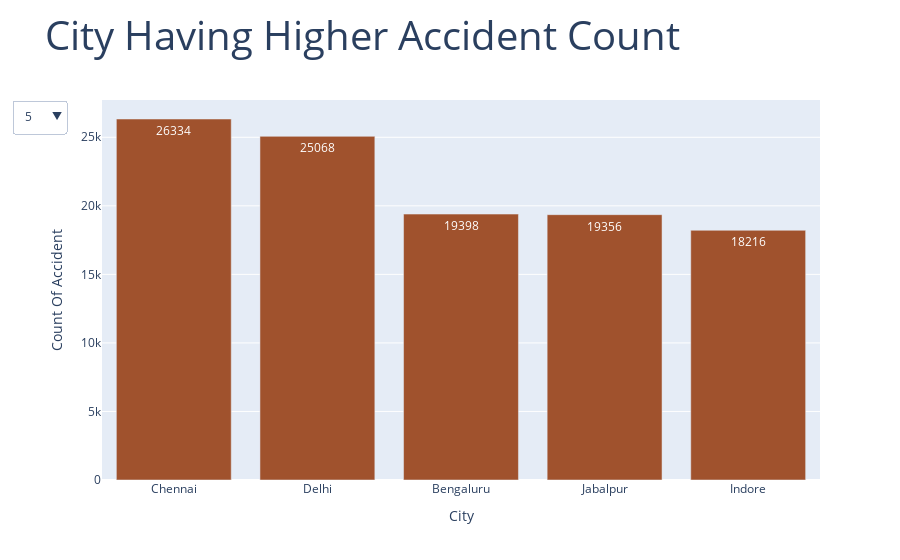

Notebook code cell kept with this figure:
### Markdown cell above
# Top N cities with Higher Accident Count

### Code cell
accident_fig=go.Figure()
accident_plot_names = []
accident_fig_buttons=[]
default_Top_City = 5
for accident_fig_city in Count:
    accident_fig_df=accident_count.head(accident_fig_city)
    accident_fig.add_trace(go.Bar(y=accident_fig_df["Count"],x=accident_fig_df["Million Plus Cities"],marker=dict(color="sienna"),text=accident_fig_df["Count"],visible=(accident_fig_city==default_Top_City)))
    accident_plot_names.extend([accident_fig_city])
    
    
for accident_fig_city in Count:
    accident_fig_buttons.append(dict(method='update',
                        label=accident_fig_city,
                        args = [{'visible': [accident_fig_city==r for r in accident_plot_names]}]))

# Add dropdown menus to the figure
accident_fig.update_layout(showlegend=False, updatemenus=[{"buttons": accident_fig_buttons, "direction": "down", "active": Count.index(default_Top_City)}])
accident_fig.update_layout(xaxis_title="City", yaxis_title="Count Of Accident",title=dict(text="City Having Higher Accident Count", font=dict(size=40)))
accident_fig.show()

### Figure 1 — Plotly figure (JSON) as saved in the notebook; plotly's stock layout.template omitted (floating-point values rounded to 4 significant figures)
{"data": [{"marker": {"color": "sienna"}, "text": [26334, 25068, 19398, 19356, 18216], "type": "bar", "visible": true, "x": ["Chennai", "Delhi", "Bengaluru", "Jabalpur", "Indore"], "y": [26334, 25068, 19398, 19356, 18216]}, {"marker": {"color": "sienna"}, "text": [26334, 25068, 19398, 19356, 18216, 13770, 12384, 11640, 10872, 10794], "type": "bar", "visible": false, "x": ["Chennai", "Delhi", "Bengaluru", "Jabalpur", "Indore", "Bhopal", "Hyderabad", "Jaipur", "Mumbai", "Gwalior"], "y": [26334, 25068, 19398, 19356, 18216, 13770, 12384, 11640, 10872, 10794]}, {"marker": {"color": "sienna"}, "text": [26334, 25068, 19398, 19356, 18216, 13770, 12384, 11640, 10872, 10794, 10704, 10596, 10590, 10098, 8784], "type": "bar", "visible": false, "x": ["Chennai", "Delhi", "Bengaluru", "Jabalpur", "Indore", "Bhopal", "Hyderabad", "Jaipur", "Mumbai", "Gwalior", "Mallapuram", "Raipur", "vizag", "Kolkata", "Thrissur"], "y": [26334, 25068, 19398, 19356, 18216, 13770, 12384, 11640, 10872, 10794, 10704, 10596, 10590, 10098, 8784]}, {"marker": {"color": "sienna"}, "text": [26334, 25068, 19398, 19356, 18216, 13770, 12384, 11640, 10872, 10794, 10704, 10596, 10590, 10098, 8784, 8622, 8466, 7344, 7284, 7110], "type": "bar", "visible": false, "x": ["Chennai", "Delhi", "Bengaluru", "Jabalpur", "Indore", "Bhopal", "Hyderabad", "Jaipur", "Mumbai", "Gwalior", "Mallapuram", "Raipur", "vizag", "Kolkata", "Thrissur", "Kochi", "Kollam", "Kanpur", "Thiruvanthapuram", "Ahmedabad"], "y": [26334, 25068, 19398, 19356, 18216, 13770, 12384, 11640, 10872, 10794, 10704, 10596, 10590, 10098, 8784, 8622, 8466, 7344, 7284, 7110]}, {"marker": {"color": "sienna"}, "text": [26334, 25068, 19398, 19356, 18216, 13770, 12384, 11640, 10872, 10794, 10704, 10596, 10590, 10098, 8784, 8622, 8466, 7344, 7284, 7110, 6912, 6432, 6018, 5676, 5436], "type": "bar", "visible": false, "x": ["Chennai", "Delhi", "Bengaluru", "Jabalpur", "Indore", "Bhopal", "Hyderabad", "Jaipur", "Mumbai", "Gwalior", "Mallapuram", "Raipur", "vizag", "Kolkata", "Thrissur", "Kochi", "Kollam", "Kanpur", "Thiruvanthapuram", "Ahmedabad", "Allahabad(Prayagraj)", "Vijaywada city", "Khozikode", "Lucknow", "Agra"], "y": [26334, 25068, 19398, 19356, 18216, 13770, 12384, 11640, 10872, 10794, 10704, 10596, 10590, 10098, 8784, 8622, 8466, 7344, 7284, 7110, 6912, 6432, 6018, 5676, 5436]}], "layout": {"showlegend": false, "title": {"font": {"size": 40}, "text": "City Having Higher Accident Count"}, "updatemenus": [{"active": 0, "buttons": [{"args": [{"visible": [true, false, false, false, false]}], "label": "5", "method": "update"}, {"args": [{"visible": [false, true, false, false, false]}], "label": "10", "method": "update"}, {"args": [{"visible": [false, false, true, false, false]}], "label": "15", "method": "update"}, {"args": [{"visible": [false, false, false, true, false]}], "label": "20", "method": "update"}, {"args": [{"visible": [false, false, false, false, true]}], "label": "25", "method": "update"}], "direction": "down"}], "xaxis": {"title": {"text": "City"}}, "yaxis": {"title": {"text": "Count Of Accident"}}}}
